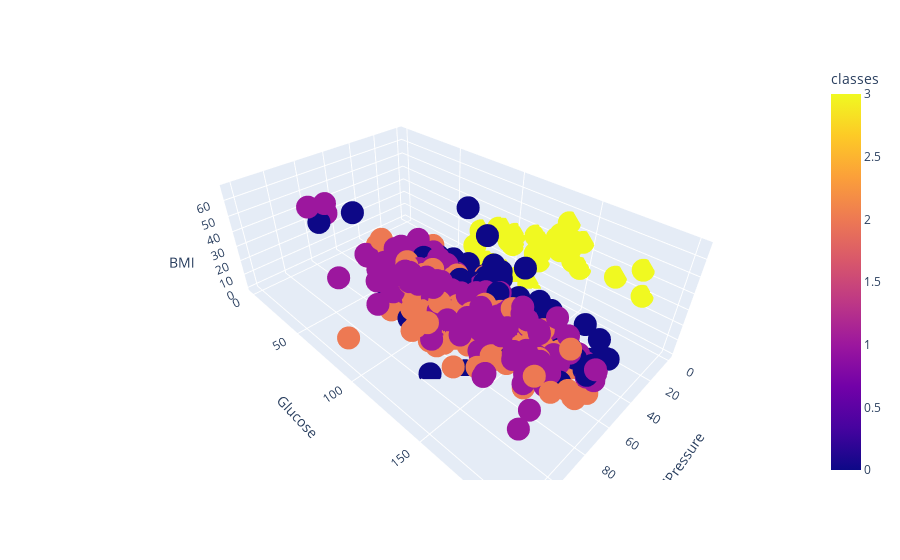

The code cell stored with this chart in its notebook:
### Code cell
px.scatter_3d(df,x='BloodPressure',y='Glucose',z='BMI',color='classes')

### Figure 1 — Plotly figure (JSON) as saved in the notebook; plotly's stock layout.template omitted (floating-point values rounded to 4 significant figures; data arrays with more than 128 entries replaced by an {"elided": "..."} marker saying what was removed)
{"data": [{"hovertemplate": "BloodPressure=%{x}<br>Glucose=%{y}<br>BMI=%{z}<br>classes=%{marker.color}<extra></extra>", "legendgroup": "", "marker": {"color": {"elided": "768 int values"}, "coloraxis": "coloraxis", "symbol": "circle"}, "mode": "markers", "name": "", "scene": "scene", "showlegend": false, "type": "scatter3d", "x": {"elided": "768 int values"}, "y": {"elided": "768 int values"}, "z": {"elided": "768 float values"}}], "layout": {"coloraxis": {"colorbar": {"title": {"text": "classes"}}, "colorscale": [[0, "#0d0887"], [0.1111, "#46039f"], [0.2222, "#7201a8"], [0.3333, "#9c179e"], [0.4444, "#bd3786"], [0.5556, "#d8576b"], [0.6667, "#ed7953"], [0.7778, "#fb9f3a"], [0.8889, "#fdca26"], [1, "#f0f921"]]}, "legend": {"tracegroupgap": 0}, "margin": {"t": 60}, "scene": {"domain": {"x": [0, 1], "y": [0, 1]}, "xaxis": {"title": {"text": "BloodPressure"}}, "yaxis": {"title": {"text": "Glucose"}}, "zaxis": {"title": {"text": "BMI"}}}}}
